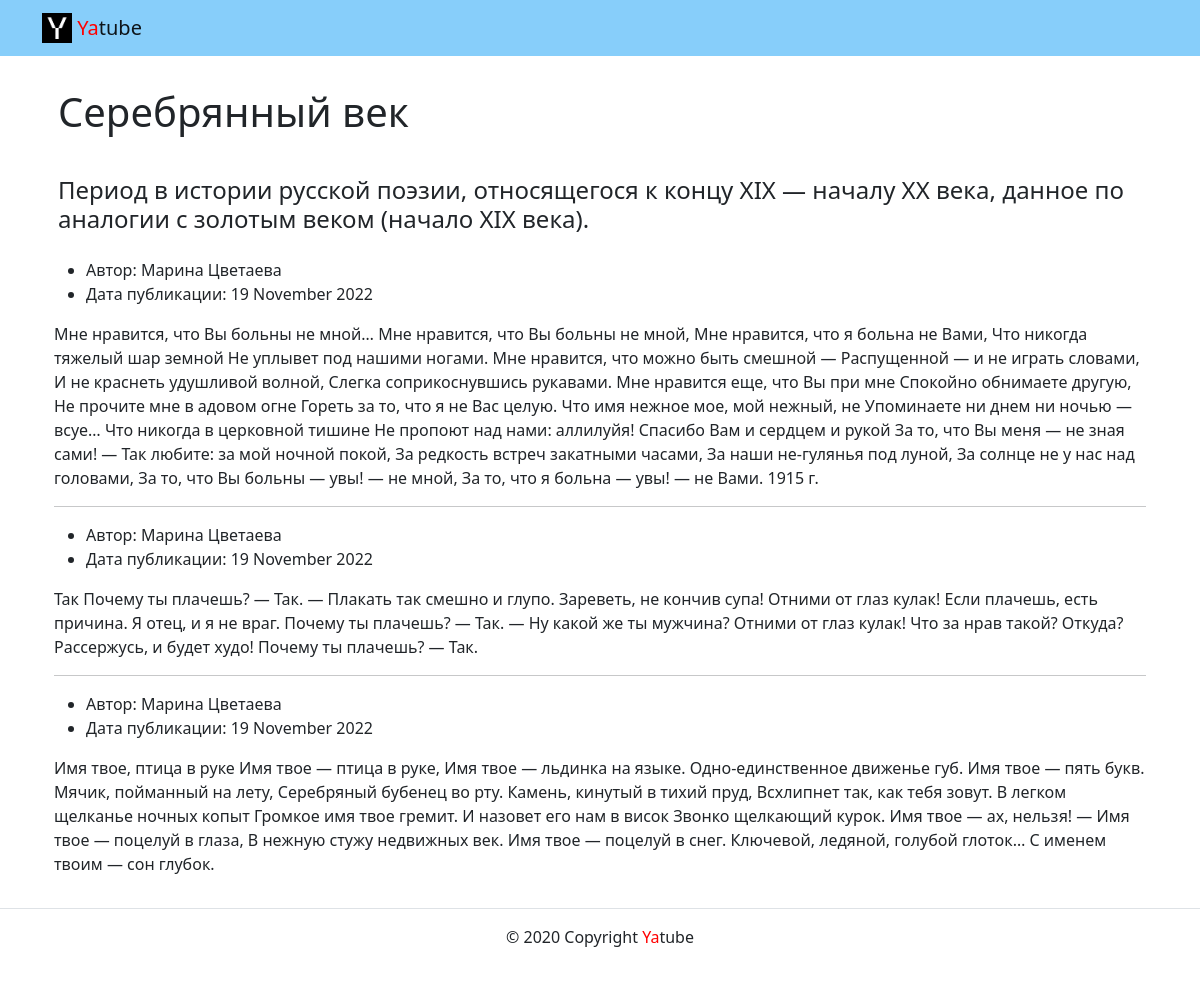
/group/SilverAge/, run on the app's committed database.
### posts/models.py (models this page shows)
class Group(models.Model):
    title = models.CharField(
        max_length=100,
        verbose_name="Название")
    slug = models.SlugField(
        unique=True,
        db_index=True,
        verbose_name="Идентификатор")
    description = models.TextField(verbose_name="Описание")
    def __str__(self) -> str:
        return self.title

class Post(models.Model):
    text = models.TextField(verbose_name="Текст")
    pub_date = models.DateTimeField(
        auto_now_add=True,
        verbose_name="Дата создания")
    author = models.ForeignKey(
        User,
        on_delete=models.CASCADE,
        related_name='posts',
        verbose_name="Автор")
    group = models.ForeignKey(
        "Group",
        blank=True,
        null=True,
        on_delete=models.CASCADE,
        related_name='posts',
        verbose_name="Группа")

### posts/views.py (the view)
# urls.py: path('group/<slug:slug>/', views.group_posts, name='group_posts')
def group_posts(request, slug):
    group = get_object_or_404(Group, slug=slug)
    template = 'posts/group_list.html'
    posts = Post.objects.filter(group=group).order_by('-pub_date')[:10]
    context = {
        'group': group,
        'posts': posts,
    }
    return render(request, template, context)

### templates/posts/group_list.html
{% extends 'base.html' %}
{% block content %}
<div class="container">
  <div class="row">
    <h1 class="text-left p-3 justify-content-center">
      {{ group }}
    </h1>
  </div>
  <div class="row">
    <h4 class="text-left p-3 justify-content-center">
      {{ group.description }}
    </h4>
  </div>
  {% for post in posts %}
    <ul>
      <li>
        Автор: {{ post.author.get_full_name }}
      </li>
      <li>
        Дата публикации: {{ post.pub_date|date:"d E Y" }}
      </li>
    </ul>
    <p>{{ post.text }}</p>
    {% if not forloop.last %}<hr>{% endif %}
  {% endfor %}
</div>
{% endblock %}

### data on the page
Group: title "Серебрянный век", description "Период в истории русской поэзии, относящегося к концу XIX — началу XX века, данное по аналогии с золотым веком (начало XIX века)."
Post: author.get_full_name "Марина Цветаева", pub_date "19 November 2022", text "Мне нравится, что Вы больны не мной… Мне нравится, что Вы больны не мной, Мне нравится, что я больна не Вами, Что никогда тяжелый шар земной Не уплывет под нашими ногами. Мне нравится, что можно быть смешной — Распущенной — и не играть словами, И не краснеть удушливой волной, Слегка соприкоснувшись рукавами. Мне нравится еще, что Вы при мне Спокойно обнимаете другую, Не прочите мне в адовом огне Гореть за то, что я не Вас целую. Что имя нежное мое, мой нежный, не Упоминаете ни днем ни ночью — всуе… Что никогда в церковной тишине Не пропоют над нами: аллилуйя! Спасибо Вам и сердцем и рукой За то, что Вы меня — не зная сами! — Так любите: за мой ночной покой, За редкость встреч закатными…"
Post: author.get_full_name "Марина Цветаева", pub_date "19 November 2022", text "Так Почему ты плачешь? — Так. — Плакать так смешно и глупо. Зареветь, не кончив супа! Отними от глаз кулак! Если плачешь, есть причина. Я отец, и я не враг. Почему ты плачешь? — Так. — Ну какой же ты мужчина? Отними от глаз кулак! Что за нрав такой? Откуда? Рассержусь, и будет худо! Почему ты плачешь? — Так."
Post: author.get_full_name "Марина Цветаева", pub_date "19 November 2022", text "Имя твое, птица в руке Имя твое — птица в руке, Имя твое — льдинка на языке. Одно-единственное движенье губ. Имя твое — пять букв. Мячик, пойманный на лету, Серебряный бубенец во рту. Камень, кинутый в тихий пруд, Всхлипнет так, как тебя зовут. В легком щелканье ночных копыт Громкое имя твое гремит. И назовет его нам в висок Звонко щелкающий курок. Имя твое — ах, нельзя! — Имя твое — поцелуй в глаза, В нежную стужу недвижных век. Имя твое — поцелуй в снег. Ключевой, ледяной, голубой глоток… С именем твоим — сон глубок."
